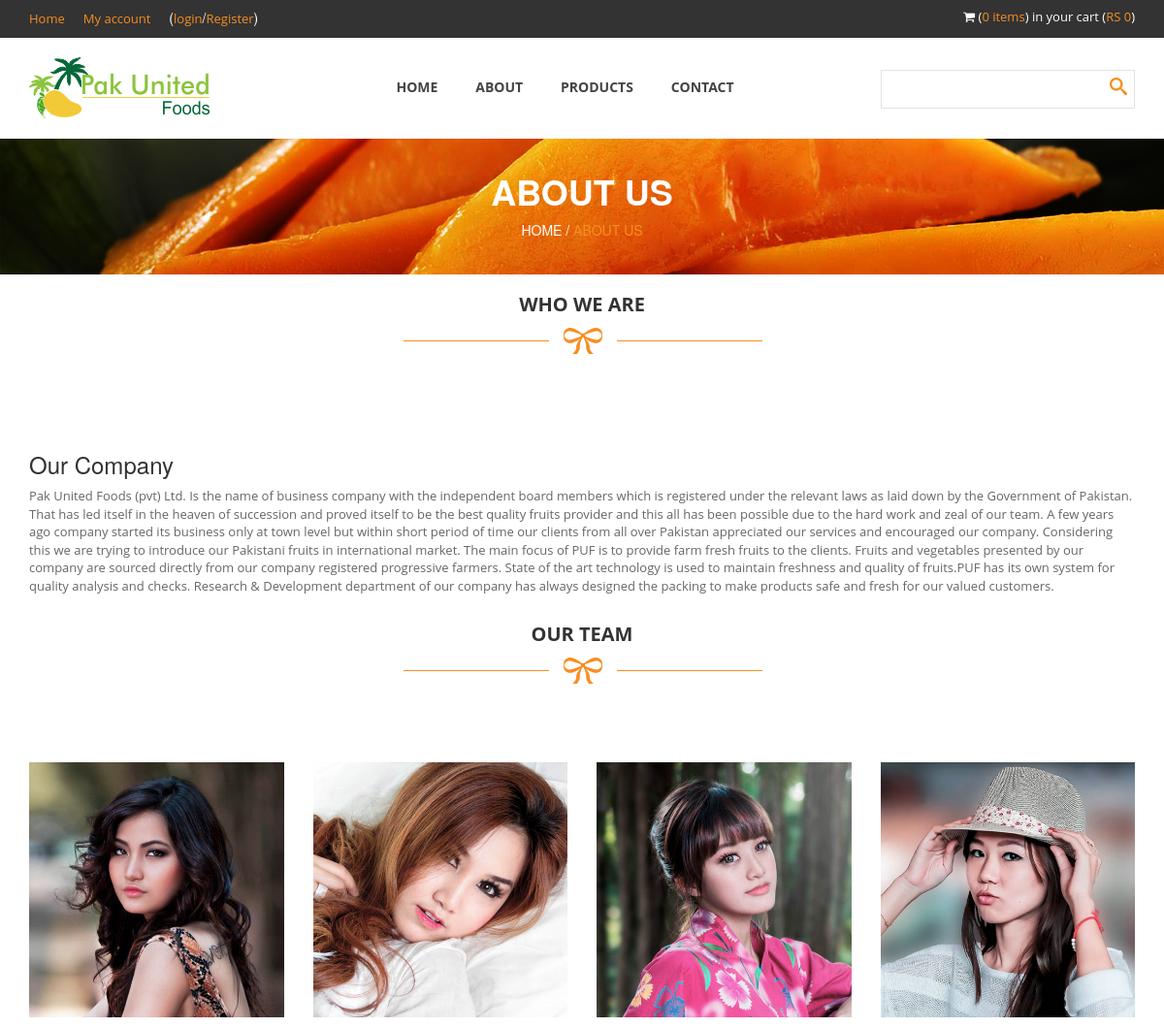
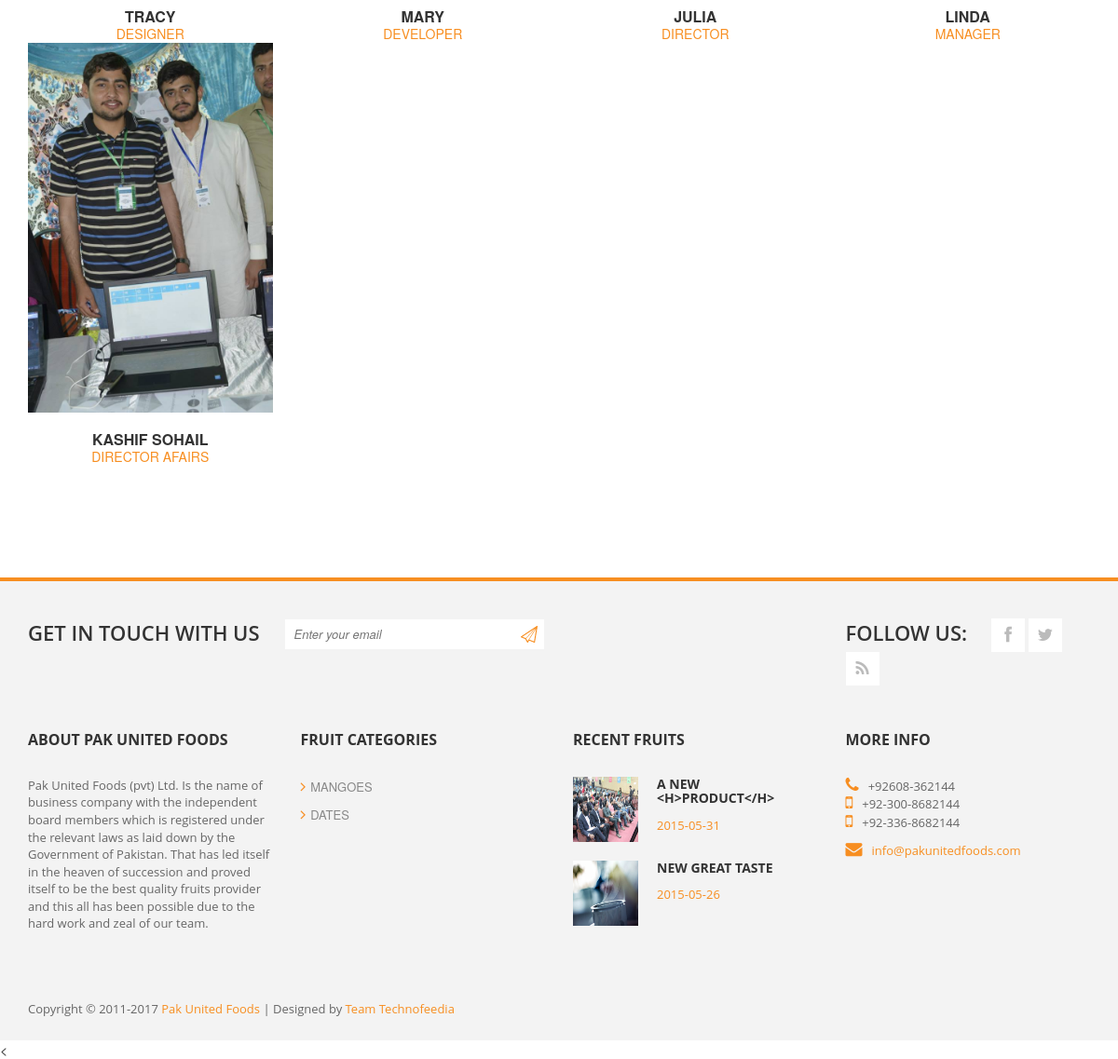
Page /Codebase/about.php on the committed database (2 pictures, top to bottom).
### tables this page shows
CREATE TABLE IF NOT EXISTS `contact` (
  `ptcl` varchar(15) NOT NULL,
  `mobile1` varchar(16) NOT NULL,
  `mobile2` varchar(16) NOT NULL,
  `email` text NOT NULL,
  `facebook` text NOT NULL,
  `twitter` text NOT NULL,
  `rss` text NOT NULL,
  `mapx` decimal(13,7) DEFAULT NULL,
  `mapy` decimal(13,7) NOT NULL,
  `about` longtext NOT NULL
);

CREATE TABLE IF NOT EXISTS `staff` (
`staff_id` int(11) NOT NULL,
  `staff_name` varchar(100) NOT NULL,
  `staff_post` varchar(100) NOT NULL,
  `staff_pic` varchar(255) NOT NULL,
  `staff_fb` varchar(255) NOT NULL,
  `staff_link` varchar(255) NOT NULL,
  `staff_twi` varchar(255) NOT NULL,
  `staff_time` timestamp NOT NULL DEFAULT CURRENT_TIMESTAMP,
  `staff_active` int(1) NOT NULL DEFAULT '1'
);

CREATE TABLE IF NOT EXISTS `fruits` (
`fruit_id` int(11) NOT NULL,
  `fruit_name` varchar(70) DEFAULT NULL,
  `fruit_time` timestamp NULL DEFAULT CURRENT_TIMESTAMP
);

CREATE TABLE IF NOT EXISTS `items` (
`item_id` int(11) NOT NULL,
  `item_name` varchar(60) NOT NULL,
  `item_fruit` int(11) NOT NULL,
  `item_desc` mediumtext NOT NULL,
  `item_image` varchar(255) NOT NULL,
  `item_price` float NOT NULL,
  `item_unit` varchar(100) NOT NULL,
  `item_active` int(1) NOT NULL DEFAULT '1',
  `item_time` timestamp NOT NULL DEFAULT CURRENT_TIMESTAMP
);

### Codebase/about.php (the view, shortened to what this page needs)
<?php
require("header.php");
?>
    <div id="heading">
        <div class="container">
            <div class="row">
                <div class="col-md-12">
                    <div class="heading-content">
                        <h2>About Us</h2>
                        <span>Home / <a href="<?php echo htmlspecialchars($_SERVER['PHP_SELF']); ?>">About us</a></span>
                    </div>
                </div>
            </div>
        </div>
    </div>
    <div id="timeline-post">
        <div class="container">
            <div class="row">
                <div class="col-md-12">
                    <div class="heading-section">
                        <h2>Who We Are</h2>
                        <img src="images/under-heading.png" alt="" >
                    </div>
                </div>
            </div>
            <div class="row">
                <div class="col-md-12">
                    <h3>Our Company</h3>
                    <?php
                    $q="SELECT `about` FROM `contact`";
                    $rre=$conn->query($q);
                    $row=$rre->fetch_assoc();
                    echo $row['about'];
                    ?>
                </div>
            </div>
        </div>
    </div>
    <div id="our-team">
        <div class="container">
            <div class="row">
                <div class="col-md-12">
                    <div class="heading-section">
                        <h2>Our Team</h2>
                        <img src="images/under-heading.png" alt="" >
                    </div>
                </div>
            </div>
            <div class="row">
                <div class="authors">
                    <?php
                    $staff="SELECT  `staff_name`, `staff_post`, `staff_pic`, `staff_fb`, `staff_link`, `staff_twi`, `staff_time`  FROM `staff` WHERE `staff_active`=1";
                    $staff_r=$conn->query($staff);
                    while($qw=$staff_r->fetch_assoc()){
                        $s_name=$qw['staff_name'];
                    $s_post=$qw['staff_post'];
                    $s_pic=$qw['staff_pic'];
                    ?>
                    <div class="col-md-3 col-sm-6">
                        <div class="team-thumb">
                            <div class="author">
                                <img src="images/<?php echo $s_pic; ?>" alt="<?php echo $s_name; ?>">
                            </div>
                        </div>
                        <div class="author-details">
                            <h2><?php echo $s_name; ?></h2>
                            <span><?php echo $s_post; ?></span>
                        </div>
                    </div>
                    <?php }?>
                </div>
            </div>
        </div>
    </div>
<?php
require("footer.php");
?>

### Codebase/footer.php (shortened to what this page needs)
<footer>
    <div class="container">
        <div class="top-footer">
            <div class="row">
                <div class="col-md-9">
                    <div class="subscribe-form" id="subform">
                        <span>Get in touch with us</span>
                        <form method="get" class="subscribeForm">
                            <input id="subscribe" type="email" placeholder="Enter your email" required="required" />
                            <input type="submit" id="submitButton" onclick="subs()" />
                        </form>
                    </div>
                </div>
                <div class="col-md-3">
                    <div class="social-bottom">
                        <span>Follow us:</span>
                        <ul>
                            <li>
                                <a href="<?php echo $fb; ?>" class="fa fa-facebook"></a>
                            </li>
                            <li>
                                <a href="<?php echo $tw; ?>" class="fa fa-twitter"></a>
                            </li>
                            <li>
                                <a href="<?php echo $rss; ?>" class="fa fa-rss"></a>
                            </li>
                        </ul>
                    </div>
                </div>
            </div>
        </div>
        <div class="main-footer">
            <div class="row">
                <div class="col-md-3">
                    <div class="about">
                        <h4 class="footer-title">About Pak United Foods</h4>
                        <p>
                            Pak United Foods (pvt) Ltd. Is the name of business company with the independent board members which is registered under the relevant laws as laid down by the Government of Pakistan. That has led itself in the heaven of succession and proved itself to be the best quality fruits provider and this all has been possible due to the hard work and zeal of our team.
                        </p>
                    </div>
                </div>
                <div class="col-md-3">
                    <div class="shop-list">
                        <h4 class="footer-title">Fruit Categories</h4>
                        <ul>
                            <?php $sql = "SELECT `fruit_id`, `fruit_name` FROM `fruits` LIMIT 0,8";
                            $result=$conn->query($sql);
                            if($result->num_rows>0){
                                while($row=$result->fetch_assoc())
                                {
                                    $id="products.php?cat=".base64_encode($row["fruit_id"]);
                                    $name=$row["fruit_name"];
                                    ?>
                                    <li>
                                        <a href="<?php echo $id; ?>"><i class="fa fa-angle-right"></i><?php echo $name; ?></a>
                                    </li>
                                <?php } }?>
                        </ul>
                    </div>
                </div>
                <div class="col-md-3">
                    <div class="recent-posts">
                        <h4 class="footer-title">Recent Fruits</h4>
                        <?php
                        $a="SELECT `item_id`, `item_name`,`item_desc`, `item_image`, date( `item_time`) DT FROM `items` WHERE `item_active`=1 order by `item_id` DESC  limit 0,2";
                        $items=$conn->query($a);
                        while($r=$items->fetch_assoc()){
                            $item_id=base64_encode($r['item_id']);
                            $item_name=$r['item_name'];
                            $item_img=$r['item_image'];
                            $item_date=$r['DT'];
                            ?>
                        <div class="recent-post">
                            <div class="recent-post-thumb">
                                <img src="images/<?php echo $item_img; ?>" alt="" width="70" height="70">
                            </div>
                            <div class="recent-post-info">
                                <h6><a href="<?php echo "products.php?product=".$item_id; ?>"><?php echo $item_name; ?></a></h6>
                                <span><?php echo $item_date; ?></span>
                            </div>
                        </div>
                        <?php }?>
                    </div>
                </div>
                <div class="col-md-3">
                    <div class="more-info">
                        <h4 class="footer-title">More info</h4>
                        <ul>
                            <li>
                                <i class="fa fa-phone"></i><?php echo $ph; ?><br />
                                <i class="fa fa-mobile"></i><?php echo $mob1; ?><br />
                                <i class="fa fa-mobile-phone"></i><?php echo $mob2; ?>
                            </li>
                            <li>
                                <i class="fa fa-envelope"></i><a href="#"><?php echo $email; ?></a>
                            </li>
                        </ul>
                    </div>
                </div>
            </div>
        </div>
        <div class="bottom-footer">
            <p>
                Copyright © 2011-<?php echo date("Y");?> <a href="#">Pak United Foods</a> | Designed by <a href="http://www.technofeedia.com">Team Technofeedia</a>
            </p>
        </div>
    </div>
</footer>
<
</body>
</html>

### Codebase/css/templatemo_style.css (style rules this page uses)
a { text-decoration: none; color: #f78e21; }
p { font-family: 'Open Sans', sans-serif; font-size: 13px; color: #666; }
.heading-section { text-align: center; padding: 0 0 80px 0; }
.heading-section h2 { font-family: 'Open Sans', sans-serif; font-size: 20px; color: #333; font-weight: 700; text-transform: uppercase; }
*, *:before, *:after { -moz-box-sizing: border-box; -webkit-box-sizing: border-box; box-sizing: border-box; }
#heading { background-image: url(../images/bg-image.jpg); height: 140px; }
#heading h2 { font-size: 36px; font-weight: 700; color: #fff; text-transform: uppercase; }
#heading span { color: #fff; text-transform: uppercase; }
.heading-content { text-align: center; margin-top: 35px; }
.team-thumb { position: relative; text-align: center; }
.team-thumb .author img { width: 100%; }
.author-details { margin-top: 15px; text-align: center; }
.author-details h2 { display: block; margin-bottom: 0px; font-size: 16px; font-weight: 700; color: #333; text-transform: uppercase; }
.author-details span { color: #f78e21; text-transform: uppercase; }
input, textarea { padding: 10px; border: 1px solid #e2e2e2; width: 100%; margin-top: 25px; font-size: 13px; font-style: italic; font-weight: 300; color: #aaa; outline: none; }
.recent-post { overflow: hidden; margin-bottom: 20px; }
.recent-post-thumb { float: left; margin-right: 20px !important; width: 70px; height: 70px; }
.recent-post-info { overflow: hidden; }
.recent-post-info h6 { font-family: 'Open Sans', sans-serif; font-size: 14px; font-weight: 700; text-transform: uppercase; margin-top: 0; }
.recent-post-info a { color: #333; }
.recent-post-info span { font-family: 'Open Sans', sans-serif; font-size: 13px; color: #f78e21; }
footer { background-color: #f3f3f3; border-top: 4px solid #f78e21; margin-top: 120px; }
.social-bottom { margin-top: 40px; padding-bottom: 40px; }
.social-bottom span { font-family: 'Open Sans', sans-serif; font-size: 22px; font-weight: 600; color: #333; text-transform: uppercase; float: left; margin-right: 26px; }
.social-bottom ul { margin: 0; padding: 0; }
.social-bottom li { list-style: none; display: inline-block; }
.social-bottom a { background-color: #fff; font-size: 18px; width: 36px; height: 36px; line-height: 36px; text-align: center; color: #bbb; }
.subscribe-form { margin-top: 40px; padding-bottom: 40px; }
.subscribe-form span { font-family: 'Open Sans', sans-serif; font-size: 22px; font-weight: 600; color: #333; text-transform: uppercase; float: left; margin-right: 26px; }
.subscribeForm { position: relative; display: inline-block; }
.subscribe-form input[type="submit"] { position: absolute; right: 0; top: 0; width: 34px; height: 34px; background: url(../images/subscribe-icon.png); background-repeat: no-repeat; background-position: center; color: transparent; background-color: transparent; content: ''; margin-top: 0; border: 0; }
.subscribe-form input#subscribe { padding: 4px 10px 4px 10px; line-height: 34px; height: 34px; max-width: 280px; width: 280px; margin-top: 0px; outline: 0; border-color: #f3f3f3; }
.footer-title { font-family: 'Open Sans', sans-serif; font-size: 16px; font-weight: 700; color: #333; text-transform: uppercase; padding-bottom: 20px; }
.shop-list ul { margin: 0; padding: 0; }
.shop-list li { list-style: none; margin: 10px 0; }
.shop-list i { font-size: 16px; margin-right: 5px; color: #f78e21; }
.shop-list a { text-transform: uppercase; color: #888; font-size: 13px; }
.recent-post-thumb { float: left; margin-right: 10px; width: 70px; height: 70px; }
.more-info ul { margin: 0; padding: 0; }
.more-info li { list-style: none; margin: 10px 0; font-family: 'Open Sans', sans-serif; font-size: 13px; color: #666; }
.more-info i { color: #f78e21; margin-right: 10px; font-size: 18px; }
.bottom-footer { text-align: left; padding: 60px 0 15px 0; }
@media screen and (min-width: 995px) { body { overflow-x: hidden; } }

### rows in the picture
contact: about "Pak United Foods (pvt) Ltd. Is the name of business company with the independent board members which is registered under the relevant laws as laid down by the Government of Pakistan. That has led itself in the heaven of succession and proved itself to be the best quality fruits provider and this all has been possible due to the hard work and zeal of our team. A few years ago company started its business only at town level but within short period of time our clients from all over Pakistan appreciated our services and encouraged our company. Considering this we are trying to introduce our Pakistani fruits in international market. The main focus of PUF is to provide farm fresh fruits to the…", ptcl "+92608-362144", mobile1 "+92-300-8682144", mobile2 "+92-336-8682144", email "info@pakunitedfoods.com"
staff: staff_pic (picture), staff_name "TRACY", staff_post "DESIGNER"
staff: staff_pic (picture), staff_name "MARY", staff_post "DEVELOPER"
staff: staff_pic (picture), staff_name "JULIA", staff_post "DIRECTOR"
staff: staff_pic (picture), staff_name "LINDA", staff_post "MANAGER"
staff: staff_pic (picture), staff_name "KASHIF SOHAIL", staff_post "DIRECTOR AFAIRS"
fruits: fruit_name "MANGOES"
fruits: fruit_name "DATES"
items: item_image (picture), item_name "A NEW <H>PRODUCT</H>", item_date "2015-05-31"
items: item_image (picture), item_name "NEW GREAT TASTE", item_date "2015-05-26"

### other values in the picture
$items_count "0"
$amount "0"
